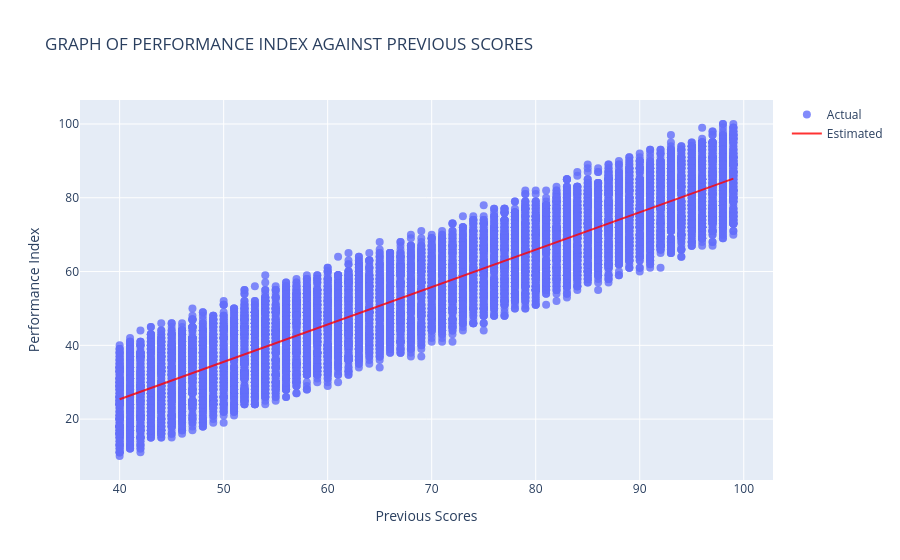

Notebook code for this chart:
### Code cell
# FUNCTION TO GET ESTIMATED PERFORMANCE INDEX USING PLOTLY
def estimate_index(input, a, B):
    return a * input + B

a = 1.0138367
B = -15.181799427126165
input = performance['Previous Scores']
actual_target = performance['Performance Index']
estimated_target = estimate_index(input, a, B)

fig = go.Figure()

# Actual data points
fig.add_trace(go.Scatter(
    x=input, y=actual_target,
    mode='markers',
    marker=dict(size=8, opacity=0.8),
    name='Actual'
))

# Estimated line
fig.add_trace(go.Scatter(
    x=input, y=estimated_target,
    mode='lines',
    line=dict(color='red'),
    opacity=0.8,
    name='Estimated'
))

fig.update_layout(
    title='GRAPH OF PERFORMANCE INDEX AGAINST PREVIOUS SCORES',
    xaxis_title='Previous Scores',
    yaxis_title='Performance Index'
)

fig.show()

### Figure 1 — Plotly figure (JSON) as saved in the notebook; plotly's stock layout.template omitted (floating-point values rounded to 4 significant figures; data arrays with more than 128 entries replaced by an {"elided": "..."} marker saying what was removed)
{"data": [{"marker": {"opacity": 0.8, "size": 8}, "mode": "markers", "name": "Actual", "type": "scatter", "x": {"elided": "10000 int values"}, "y": {"elided": "10000 float values"}}, {"line": {"color": "red"}, "mode": "lines", "name": "Estimated", "opacity": 0.8, "type": "scatter", "x": {"elided": "10000 int values"}, "y": {"elided": "10000 float values"}}], "layout": {"title": {"text": "GRAPH OF PERFORMANCE INDEX AGAINST PREVIOUS SCORES"}, "xaxis": {"title": {"text": "Previous Scores"}}, "yaxis": {"title": {"text": "Performance Index"}}}}
